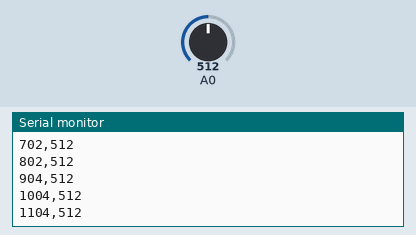
A sketch run on a simulated Arduino Uno, built with avr-gcc and run on an emulated ATmega328P. Parts: the last lines printed to the serial monitor. The inputs (shaded band) are chosen by the test bench; at power-on: A0 = 512.

Above: at 1.2 s.
1.3 s: A0 set to 716
At 1.31 s:
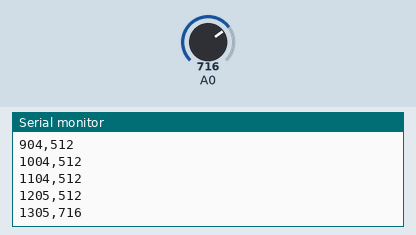
2.8 s: A0 set to 900
At 2.82 s:
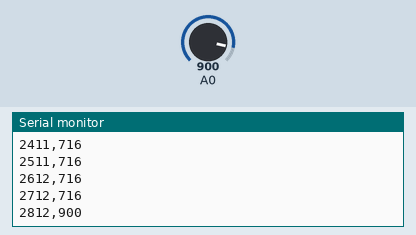
Timing chart, 0 to 5.8 s (numbered marks = the images above; inputs shaded):
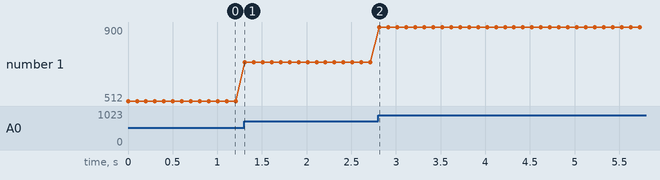

The sketch:

arduino_emisor.ino
```cpp
// Ejemplo: Arduino Uno, lectura de A0 aproximadamente cada 100 ms.
// Conectar un potenciómetro entre 5 V y GND, cursor a A0 (placa Uno de 5 V).
// Para otra placa, respetar su tensión admisible de entrada.
void setup() {
  Serial.begin(115200);
}

void loop() {
  unsigned long t = millis();
  int valor = analogRead(A0);
  Serial.print(t);
  Serial.print(",");
  Serial.println(valor);
  delay(100);
}
```

Measured:
- after the input at 1.3 s, the serial monitor: prints a new line at once (image 1)
- plotted number 1: 512 → 716 after the input at 1.3 s
